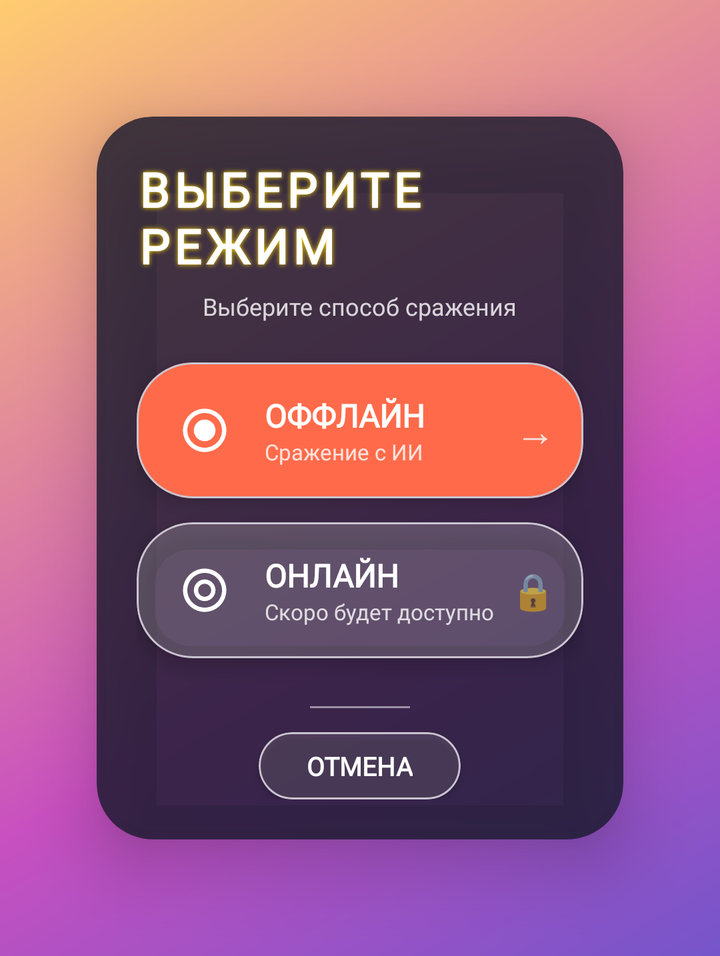
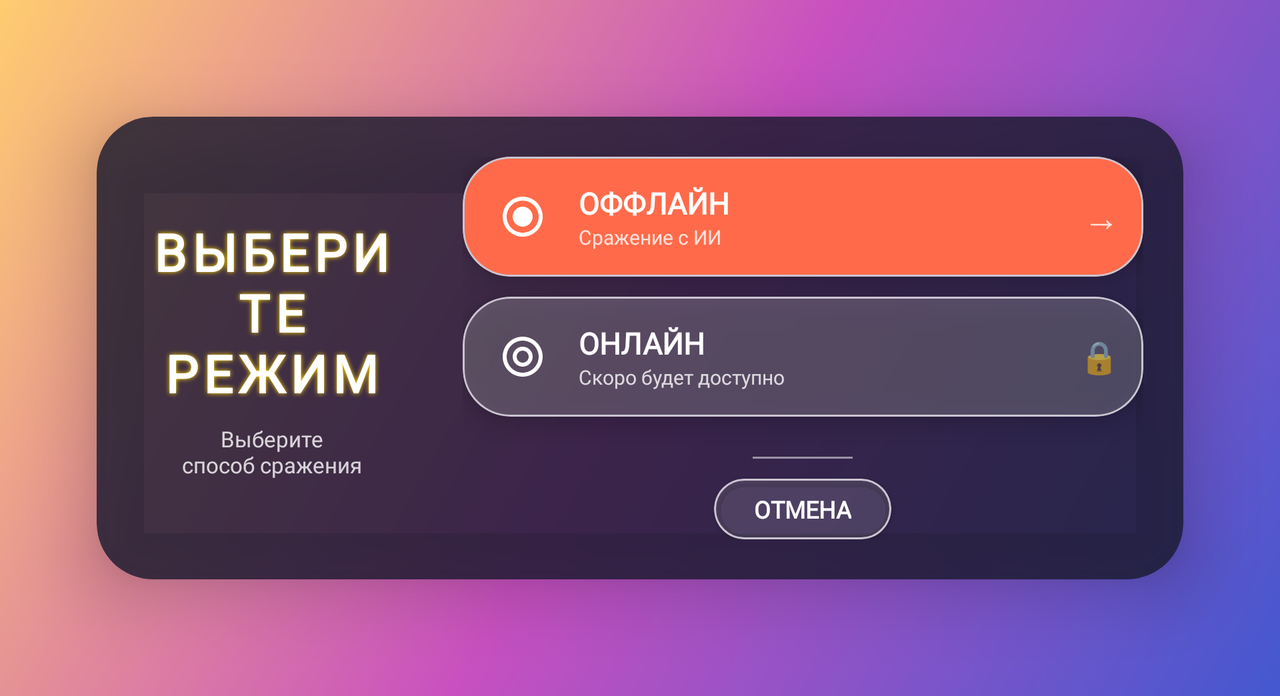

One screen, two layout resources from the same app: the default and the repository's alternative for another configuration. Each is rendered where Android would select it; the XML of both is given below.
<!-- AndroidManifest.xml: application theme Theme.PlayingCards2 -->
<!-- res/layout/dialog_game_mode.xml -->
<?xml version="1.0" encoding="utf-8"?>
<androidx.cardview.widget.CardView
    xmlns:android="http://schemas.android.com/apk/res/android"
    xmlns:app="http://schemas.android.com/apk/res-auto"
    android:id="@+id/dialogCard"
    android:layout_width="match_parent"
    android:layout_height="wrap_content"
    android:layout_margin="20dp"
    app:cardCornerRadius="28dp"
    app:cardElevation="20dp"
    app:cardBackgroundColor="#CC1A1A2E"
    app:cardUseCompatPadding="true">

    <LinearLayout
        android:layout_width="match_parent"
        android:layout_height="wrap_content"
        android:orientation="vertical"
        android:padding="20dp"
        android:gravity="center">

        
        <TextView
            android:id="@+id/titleText"
            android:layout_width="wrap_content"
            android:layout_height="wrap_content"
            android:text="ВЫБЕРИТЕ РЕЖИМ"
            android:textSize="24sp"
            android:textStyle="bold"
            android:textColor="#FFFFFF"
            android:fontFamily="@font/playfair_display_bold"
            android:letterSpacing="0.1"
            android:layout_marginBottom="6dp"
            android:shadowColor="#FFD700"
            android:shadowDx="0"
            android:shadowDy="0"
            android:shadowRadius="6" />

        
        <TextView
            android:id="@+id/subtitleText"
            android:layout_width="wrap_content"
            android:layout_height="wrap_content"
            android:text="Выберите способ сражения"
            android:textSize="12sp"
            android:textColor="#CCFFFFFF"
            android:fontFamily="@font/montserrat_regular"
            android:layout_marginBottom="20dp" />

        
        <com.google.android.material.card.MaterialCardView
            android:id="@+id/offlineButton"
            android:layout_width="match_parent"
            android:layout_height="wrap_content"
            android:layout_marginBottom="12dp"
            app:cardCornerRadius="28dp"
            app:cardElevation="6dp"
            app:cardBackgroundColor="#FF6B4A"
            android:foreground="?android:attr/selectableItemBackground"
            android:stateListAnimator="@null">

            <LinearLayout
                android:layout_width="match_parent"
                android:layout_height="wrap_content"
                android:orientation="horizontal"
                android:gravity="center_vertical"
                android:padding="14dp">

                <FrameLayout
                    android:layout_width="40dp"
                    android:layout_height="40dp"
                    android:layout_marginEnd="10dp">

                    <ImageView
                        android:layout_width="26dp"
                        android:layout_height="26dp"
                        android:src="@drawable/ic_offline"
                        android:tint="#FFFFFF"
                        android:layout_gravity="center" />

                </FrameLayout>

                <LinearLayout
                    android:layout_width="0dp"
                    android:layout_height="wrap_content"
                    android:layout_weight="1"
                    android:orientation="vertical">

                    <TextView
                        android:layout_width="match_parent"
                        android:layout_height="wrap_content"
                        android:text="ОФФЛАЙН"
                        android:textSize="16sp"
                        android:textStyle="bold"
                        android:textColor="#FFFFFF"
                        android:fontFamily="@font/montserrat_bold"
                        android:maxLines="1" />

                    <TextView
                        android:layout_width="match_parent"
                        android:layout_height="wrap_content"
                        android:text="Сражение с ИИ"
                        android:textSize="11sp"
                        android:textColor="#CCFFFFFF"
                        android:fontFamily="@font/montserrat_regular"
                        android:maxLines="1" />

                </LinearLayout>

                <TextView
                    android:id="@+id/offlineArrow"
                    android:layout_width="wrap_content"
                    android:layout_height="wrap_content"
                    android:text="→"
                    android:textSize="20sp"
                    android:textColor="#FFFFFF"
                    android:alpha="0.8" />

            </LinearLayout>

        </com.google.android.material.card.MaterialCardView>

        
        <com.google.android.material.card.MaterialCardView
            android:id="@+id/onlineButton"
            android:layout_width="match_parent"
            android:layout_height="wrap_content"
            android:layout_marginBottom="12dp"
            app:cardCornerRadius="28dp"
            app:cardElevation="6dp"
            app:cardBackgroundColor="#33FFFFFF"
            android:foreground="?android:attr/selectableItemBackground"
            android:stateListAnimator="@null">

            <LinearLayout
                android:layout_width="match_parent"
                android:layout_height="wrap_content"
                android:orientation="horizontal"
                android:gravity="center_vertical"
                android:padding="14dp">

                <FrameLayout
                    android:layout_width="40dp"
                    android:layout_height="40dp"
                    android:layout_marginEnd="10dp">

                    <ImageView
                        android:layout_width="26dp"
                        android:layout_height="26dp"
                        android:src="@drawable/ic_online"
                        android:tint="#FFFFFF"
                        android:layout_gravity="center" />

                </FrameLayout>

                <LinearLayout
                    android:layout_width="0dp"
                    android:layout_height="wrap_content"
                    android:layout_weight="1"
                    android:orientation="vertical">

                    <TextView
                        android:layout_width="match_parent"
                        android:layout_height="wrap_content"
                        android:text="ОНЛАЙН"
                        android:textSize="16sp"
                        android:textStyle="bold"
                        android:textColor="#FFFFFF"
                        android:fontFamily="@font/montserrat_bold"
                        android:maxLines="1" />

                    <TextView
                        android:layout_width="match_parent"
                        android:layout_height="wrap_content"
                        android:text="Скоро будет доступно"
                        android:textSize="11sp"
                        android:textColor="#CCFFFFFF"
                        android:fontFamily="@font/montserrat_regular"
                        android:maxLines="1" />

                </LinearLayout>

                <TextView
                    android:id="@+id/onlineLock"
                    android:layout_width="wrap_content"
                    android:layout_height="wrap_content"
                    android:text="🔒"
                    android:textSize="18sp"
                    android:alpha="0.6" />

            </LinearLayout>

        </com.google.android.material.card.MaterialCardView>

        
        <View
            android:layout_width="50dp"
            android:layout_height="1dp"
            android:background="#80FFFFFF"
            android:layout_marginVertical="12dp" />

        
        <com.google.android.material.card.MaterialCardView
            android:id="@+id/cancelButton"
            android:layout_width="wrap_content"
            android:layout_height="wrap_content"
            app:cardCornerRadius="20dp"
            app:cardElevation="2dp"
            app:cardBackgroundColor="#20FFFFFF"
            android:foreground="?android:attr/selectableItemBackground">

            <TextView
                android:layout_width="wrap_content"
                android:layout_height="wrap_content"
                android:text="ОТМЕНА"
                android:textSize="13sp"
                android:textStyle="bold"
                android:textColor="#FFFFFF"
                android:fontFamily="@font/montserrat_bold"
                android:paddingHorizontal="24dp"
                android:paddingVertical="8dp" />

        </com.google.android.material.card.MaterialCardView>

    </LinearLayout>

</androidx.cardview.widget.CardView>
<!-- resources referenced by this layout -->
<resources>
  <!-- drawable ic_offline (drawable) -->
  <vector xmlns:android="http://schemas.android.com/apk/res/android"
      android:width="24dp"
      android:height="24dp"
      android:viewportWidth="24"
      android:viewportHeight="24">
      <path
          android:fillColor="#FFFFFF"
          android:pathData="M12,2C6.48,2 2,6.48 2,12s4.48,10 10,10 10,-4.48 10,-10S17.52,2 12,2zM12,20c-4.41,0 -8,-3.59 -8,-8s3.59,-8 8,-8 8,3.59 8,8 -3.59,8 -8,8zM12,7c-2.76,0 -5,2.24 -5,5s2.24,5 5,5 5,-2.24 5,-5 -2.24,-5 -5,-5z" />
  </vector>
  <!-- drawable ic_online (drawable) -->
  <vector xmlns:android="http://schemas.android.com/apk/res/android"
      android:width="24dp"
      android:height="24dp"
      android:viewportWidth="24"
      android:viewportHeight="24">
      <path
          android:fillColor="#FFFFFF"
          android:pathData="M12,2C6.48,2 2,6.48 2,12s4.48,10 10,10 10,-4.48 10,-10S17.52,2 12,2zM12,4c4.41,0 8,3.59 8,8s-3.59,8 -8,8 -8,-3.59 -8,-8 3.59,-8 8,-8zM12,7c-2.76,0 -5,2.24 -5,5s2.24,5 5,5 5,-2.24 5,-5 -2.24,-5 -5,-5zM12,9c1.66,0 3,1.34 3,3s-1.34,3 -3,3 -3,-1.34 -3,-3 1.34,-3 3,-3z" />
  </vector>
  <style name="Theme.PlayingCards2" parent="Theme.Material3.DayNight.NoActionBar">
          <item name="colorPrimary">@color/purple_500</item>
          <item name="colorPrimaryVariant">@color/purple_700</item>
          <item name="colorOnPrimary">@color/white</item>
          <item name="colorSecondary">@color/teal_200</item>
          <item name="colorSecondaryVariant">@color/teal_700</item>
          <item name="colorOnSecondary">@color/black</item>
          <item name="android:statusBarColor">@color/transparent</item>
          <item name="android:navigationBarColor">@color/transparent</item>
          <item name="android:windowLightStatusBar">false</item>
          <item name="android:windowLightNavigationBar">false</item>
          <item name="android:windowBackground">@drawable/background_gradient</item>
      </style>
  <color name="purple_500">#FF6200EE</color>
  <color name="purple_700">#FF3700B3</color>
  <color name="white">#FFFFFFFF</color>
  <color name="teal_200">#FF03DAC5</color>
  <color name="teal_700">#FF018786</color>
  <color name="black">#FF000000</color>
  <color name="transparent">#00000000</color>
  <!-- drawable background_gradient (drawable) -->
  <?xml version="1.0" encoding="utf-8"?>
  <shape xmlns:android="http://schemas.android.com/apk/res/android">
      <gradient
          android:startColor="#4158D0"
          android:centerColor="#C850C0"
          android:endColor="#FFCC70"
          android:angle="135"
          android:type="linear" />
  </shape>
</resources>
<!-- res/layout-land/dialog_game_mode.xml (the repository's variant of the layout above) -->
<!-- drawn on the phone turned sideways -->
<?xml version="1.0" encoding="utf-8"?>
<androidx.cardview.widget.CardView
    xmlns:android="http://schemas.android.com/apk/res/android"
    xmlns:app="http://schemas.android.com/apk/res-auto"
    android:id="@+id/dialogCard"
    android:layout_width="match_parent"
    android:layout_height="wrap_content"
    android:layout_margin="20dp"
    app:cardCornerRadius="28dp"
    app:cardElevation="20dp"
    app:cardBackgroundColor="#CC1A1A2E"
    app:cardUseCompatPadding="true">

    <LinearLayout
        android:layout_width="match_parent"
        android:layout_height="wrap_content"
        android:orientation="horizontal"
        android:padding="20dp"
        android:gravity="center"
        android:weightSum="10">

        
        <LinearLayout
            android:layout_width="0dp"
            android:layout_height="wrap_content"
            android:layout_weight="3"
            android:orientation="vertical"
            android:gravity="center"
            android:paddingEnd="16dp">

            <TextView
                android:id="@+id/titleText"
                android:layout_width="wrap_content"
                android:layout_height="wrap_content"
                android:text="ВЫБЕРИТЕ\nРЕЖИМ"
                android:textSize="26sp"
                android:textStyle="bold"
                android:textColor="#FFFFFF"
                android:fontFamily="@font/playfair_display_bold"
                android:letterSpacing="0.1"
                android:gravity="center"
                android:shadowColor="#FFD700"
                android:shadowDx="0"
                android:shadowDy="0"
                android:shadowRadius="6"
                android:layout_marginBottom="8dp" />

            <TextView
                android:id="@+id/subtitleText"
                android:layout_width="wrap_content"
                android:layout_height="wrap_content"
                android:text="Выберите\nспособ сражения"
                android:textSize="11sp"
                android:textColor="#CCFFFFFF"
                android:fontFamily="@font/montserrat_regular"
                android:gravity="center" />

        </LinearLayout>

        
        <LinearLayout
            android:layout_width="0dp"
            android:layout_height="wrap_content"
            android:layout_weight="7"
            android:orientation="vertical"
            android:paddingStart="12dp">

            
            <com.google.android.material.card.MaterialCardView
                android:id="@+id/offlineButton"
                android:layout_width="match_parent"
                android:layout_height="wrap_content"
                android:layout_marginBottom="10dp"
                app:cardCornerRadius="24dp"
                app:cardElevation="6dp"
                app:cardBackgroundColor="#FF6B4A"
                android:foreground="?android:attr/selectableItemBackground">

                <LinearLayout
                    android:layout_width="match_parent"
                    android:layout_height="wrap_content"
                    android:orientation="horizontal"
                    android:gravity="center_vertical"
                    android:padding="12dp">

                    <FrameLayout
                        android:layout_width="36dp"
                        android:layout_height="36dp"
                        android:layout_marginEnd="10dp">

                        <ImageView
                            android:layout_width="24dp"
                            android:layout_height="24dp"
                            android:src="@drawable/ic_offline"
                            android:tint="#FFFFFF"
                            android:layout_gravity="center" />

                    </FrameLayout>

                    <LinearLayout
                        android:layout_width="0dp"
                        android:layout_height="wrap_content"
                        android:layout_weight="1"
                        android:orientation="vertical">

                        <TextView
                            android:layout_width="match_parent"
                            android:layout_height="wrap_content"
                            android:text="ОФФЛАЙН"
                            android:textSize="15sp"
                            android:textStyle="bold"
                            android:textColor="#FFFFFF"
                            android:fontFamily="@font/montserrat_bold"
                            android:maxLines="1" />

                        <TextView
                            android:layout_width="match_parent"
                            android:layout_height="wrap_content"
                            android:text="Сражение с ИИ"
                            android:textSize="10sp"
                            android:textColor="#CCFFFFFF"
                            android:fontFamily="@font/montserrat_regular"
                            android:maxLines="1" />

                    </LinearLayout>

                    <TextView
                        android:id="@+id/offlineArrow"
                        android:layout_width="wrap_content"
                        android:layout_height="wrap_content"
                        android:text="→"
                        android:textSize="18sp"
                        android:textColor="#FFFFFF"
                        android:alpha="0.8" />

                </LinearLayout>

            </com.google.android.material.card.MaterialCardView>

            
            <com.google.android.material.card.MaterialCardView
                android:id="@+id/onlineButton"
                android:layout_width="match_parent"
                android:layout_height="wrap_content"
                android:layout_marginBottom="10dp"
                app:cardCornerRadius="24dp"
                app:cardElevation="6dp"
                app:cardBackgroundColor="#33FFFFFF"
                android:foreground="?android:attr/selectableItemBackground">

                <LinearLayout
                    android:layout_width="match_parent"
                    android:layout_height="wrap_content"
                    android:orientation="horizontal"
                    android:gravity="center_vertical"
                    android:padding="12dp">

                    <FrameLayout
                        android:layout_width="36dp"
                        android:layout_height="36dp"
                        android:layout_marginEnd="10dp">

                        <ImageView
                            android:layout_width="24dp"
                            android:layout_height="24dp"
                            android:src="@drawable/ic_online"
                            android:tint="#FFFFFF"
                            android:layout_gravity="center" />

                    </FrameLayout>

                    <LinearLayout
                        android:layout_width="0dp"
                        android:layout_height="wrap_content"
                        android:layout_weight="1"
                        android:orientation="vertical">

                        <TextView
                            android:layout_width="match_parent"
                            android:layout_height="wrap_content"
                            android:text="ОНЛАЙН"
                            android:textSize="15sp"
                            android:textStyle="bold"
                            android:textColor="#FFFFFF"
                            android:fontFamily="@font/montserrat_bold"
                            android:maxLines="1" />

                        <TextView
                            android:layout_width="match_parent"
                            android:layout_height="wrap_content"
                            android:text="Скоро будет доступно"
                            android:textSize="10sp"
                            android:textColor="#CCFFFFFF"
                            android:fontFamily="@font/montserrat_regular"
                            android:maxLines="1" />

                    </LinearLayout>

                    <TextView
                        android:id="@+id/onlineLock"
                        android:layout_width="wrap_content"
                        android:layout_height="wrap_content"
                        android:text="🔒"
                        android:textSize="16sp"
                        android:alpha="0.6" />

                </LinearLayout>

            </com.google.android.material.card.MaterialCardView>

            
            <View
                android:layout_width="50dp"
                android:layout_height="1dp"
                android:background="#80FFFFFF"
                android:layout_marginVertical="10dp"
                android:layout_gravity="center_horizontal" />

            
            <com.google.android.material.card.MaterialCardView
                android:id="@+id/cancelButton"
                android:layout_width="wrap_content"
                android:layout_height="wrap_content"
                android:layout_gravity="center_horizontal"
                app:cardCornerRadius="20dp"
                app:cardElevation="2dp"
                app:cardBackgroundColor="#20FFFFFF"
                android:foreground="?android:attr/selectableItemBackground">

                <TextView
                    android:layout_width="wrap_content"
                    android:layout_height="wrap_content"
                    android:text="ОТМЕНА"
                    android:textSize="12sp"
                    android:textStyle="bold"
                    android:textColor="#FFFFFF"
                    android:fontFamily="@font/montserrat_bold"
                    android:paddingHorizontal="20dp"
                    android:paddingVertical="7dp" />

            </com.google.android.material.card.MaterialCardView>

        </LinearLayout>

    </LinearLayout>

</androidx.cardview.widget.CardView>
